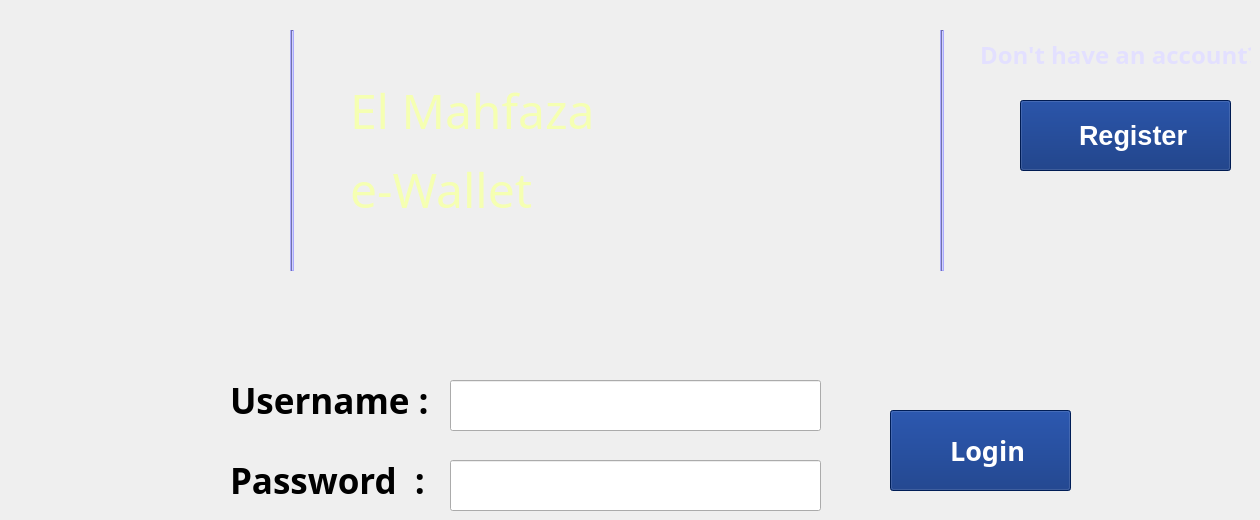
  <widget class="QWidget" name="centralWidget">
   <widget class="QPushButton" name="LoginButton">
    <property name="geometry">
     <rect>
      <x>890</x>
      <y>410</y>
      <width>181</width>
      <height>81</height>
     </rect>
    </property>
    <property name="palette">
     <palette>
      <active>
       <colorrole role="WindowText">
        <brush brushstyle="SolidPattern">
         <color alpha="255">
          <red>255</red>
          <green>255</green>
          <blue>255</blue>
         </color>
        </brush>
       </colorrole>
       <colorrole role="Button">
        <brush brushstyle="SolidPattern">
         <color alpha="255">
          <red>0</red>
          <green>40</green>
          <blue>120</blue>
         </color>
        </brush>
       </colorrole>
       <colorrole role="Light">
        <brush brushstyle="SolidPattern">
         <color alpha="255">
          <red>0</red>
          <green>60</green>
          <blue>180</blue>
         </color>
        </brush>
       </colorrole>
       <colorrole role="Midlight">
        <brush brushstyle="SolidPattern">
         <color alpha="255">
          <red>0</red>
          <green>50</green>
          <blue>150</blue>
         </color>
        </brush>
       </colorrole>
       <colorrole role="Dark">
        <brush brushstyle="SolidPattern">
         <color alpha="255">
          <red>0</red>
          <green>20</green>
          <blue>60</blue>
         </color>
        </brush>
       </colorrole>
       <colorrole role="Mid">
        <brush brushstyle="SolidPattern">
         <color alpha="255">
          <red>0</red>
          <green>27</green>
          <blue>80</blue>
         </color>
        </brush>
       </colorrole>
       <colorrole role="Text">
        <brush brushstyle="SolidPattern">
         <color alpha="255">
          <red>255</red>
          <green>255</green>
          <blue>255</blue>
         </color>
        </brush>
       </colorrole>
       <colorrole role="BrightText">
        <brush brushstyle="SolidPattern">
         <color alpha="255">
          <red>255</red>
          <green>255</green>
          <blue>255</blue>
         </color>
        </brush>
       </colorrole>
       <colorrole role="ButtonText">
        <brush brushstyle="SolidPattern">
         <color alpha="255">
          <red>255</red>
          <green>255</green>
          <blue>255</blue>
         </color>
        </brush>
       </colorrole>
       <colorrole role="Base">
        <brush brushstyle="SolidPattern">
         <color alpha="255">
          <red>0</red>
          <green>0</green>
          <blue>0</blue>
         </color>
        </brush>
       </colorrole>
       <colorrole role="Window">
        <brush brushstyle="SolidPattern">
         <color alpha="255">
          <red>0</red>
          <green>40</green>
          <blue>120</blue>
         </color>
        </brush>
       </colorrole>
       <colorrole role="Shadow">
        <brush brushstyle="SolidPattern">
         <color alpha="255">
          <red>0</red>
          <green>0</green>
          <blue>0</blue>
         </color>
        </brush>
       </colorrole>
       <colorrole role="AlternateBase">
        <brush brushstyle="SolidPattern">
         <color alpha="255">
          <red>0</red>
          <green>20</green>
          <blue>60</blue>
         </color>
        </brush>
       </colorrole>
       <colorrole role="ToolTipBase">
        <brush brushstyle="SolidPattern">
         <color alpha="255">
          <red>255</red>
          <green>255</green>
          <blue>220</blue>
         </color>
        </brush>
       </colorrole>
       <colorrole role="ToolTipText">
        <brush brushstyle="SolidPattern">
         <color alpha="255">
          <red>0</red>
          <green>0</green>
          <blue>0</blue>
         </color>
        </brush>
       </colorrole>
       <colorrole role="PlaceholderText">
        <brush brushstyle="SolidPattern">
         <color alpha="127">
          <red>255</red>
          <green>255</green>
          <blue>255</blue>
         </color>
        </brush>
       </colorrole>
       <colorrole role="Accent">
        <brush brushstyle="SolidPattern">
         <color alpha="255">
          <red>0</red>
          <green>0</green>
          <blue>0</blue>
         </color>
        </brush>
       </colorrole>
      </active>
      <inactive>
       <colorrole role="WindowText">
        <brush brushstyle="SolidPattern">
         <color alpha="255">
          <red>255</red>
          <green>255</green>
          <blue>255</blue>
         </color>
        </brush>
       </colorrole>
       <colorrole role="Button">
        <brush brushstyle="SolidPattern">
         <color alpha="255">
          <red>0</red>
          <green>40</green>
          <blue>120</blue>
         </color>
        </brush>
       </colorrole>
       <colorrole role="Light">
        <brush brushstyle="SolidPattern">
         <color alpha="255">
          <red>0</red>
          <green>60</green>
          <blue>180</blue>
         </color>
        </brush>
       </colorrole>
       <colorrole role="Midlight">
        <brush brushstyle="SolidPattern">
         <color alpha="255">
          <red>0</red>
          <green>50</green>
          <blue>150</blue>
         </color>
        </brush>
       </colorrole>
       <colorrole role="Dark">
        <brush brushstyle="SolidPattern">
         <color alpha="255">
          <red>0</red>
          <green>20</green>
          <blue>60</blue>
         </color>
        </brush>
       </colorrole>
       <colorrole role="Mid">
        <brush brushstyle="SolidPattern">
         <color alpha="255">
          <red>0</red>
          <green>27</green>
          <blue>80</blue>
         </color>
        </brush>
       </colorrole>
       <colorrole role="Text">
        <brush brushstyle="SolidPattern">
         <color alpha="255">
          <red>255</red>
          <green>255</green>
          <blue>255</blue>
         </color>
        </brush>
       </colorrole>
       <colorrole role="BrightText">
        <brush brushstyle="SolidPattern">
         <color alpha="255">
          <red>255</red>
          <green>255</green>
          <blue>255</blue>
         </color>
        </brush>
       </colorrole>
       <colorrole role="ButtonText">
        <brush brushstyle="SolidPattern">
         <color alpha="255">
          <red>255</red>
          <green>255</green>
          <blue>255</blue>
         </color>
        </brush>
       </colorrole>
       <colorrole role="Base">
        <brush brushstyle="SolidPattern">
         <color alpha="255">
          <red>0</red>
          <green>0</green>
          <blue>0</blue>
         </color>
        </brush>
       </colorrole>
       <colorrole role="Window">
        <brush brushstyle="SolidPattern">
         <color alpha="255">
          <red>0</red>
          <green>40</green>
          <blue>120</blue>
         </color>
        </brush>
       </colorrole>
       <colorrole role="Shadow">
        <brush brushstyle="SolidPattern">
         <color alpha="255">
          <red>0</red>
          <green>0</green>
          <blue>0</blue>
         </color>
        </brush>
       </colorrole>
       <colorrole role="AlternateBase">
        <brush brushstyle="SolidPattern">
         <color alpha="255">
          <red>0</red>
          <green>20</green>
          <blue>60</blue>
         </color>
        </brush>
       </colorrole>
       <colorrole role="ToolTipBase">
        <brush brushstyle="SolidPattern">
         <color alpha="255">
          <red>255</red>
          <green>255</green>
          <blue>220</blue>
         </color>
        </brush>
       </colorrole>
       <colorrole role="ToolTipText">
        <brush brushstyle="SolidPattern">
         <color alpha="255">
          <red>0</red>
          <green>0</green>
          <blue>0</blue>
         </color>
        </brush>
       </colorrole>
       <colorrole role="PlaceholderText">
        <brush brushstyle="SolidPattern">
         <color alpha="127">
          <red>255</red>
          <green>255</green>
          <blue>255</blue>
         </color>
        </brush>
       </colorrole>
       <colorrole role="Accent">
        <brush brushstyle="SolidPattern">
         <color alpha="255">
          <red>0</red>
          <green>0</green>
          <blue>0</blue>
         </color>
        </brush>
       </colorrole>
      </inactive>
      <disabled>
       <colorrole role="WindowText">
        <brush brushstyle="SolidPattern">
         <color alpha="255">
          <red>0</red>
          <green>20</green>
          <blue>60</blue>
         </color>
        </brush>
       </colorrole>
       <colorrole role="Button">
        <brush brushstyle="SolidPattern">
         <color alpha="255">
          <red>0</red>
          <green>40</green>
          <blue>120</blue>
         </color>
        </brush>
       </colorrole>
       <colorrole role="Light">
        <brush brushstyle="SolidPattern">
         <color alpha="255">
          <red>0</red>
          <green>60</green>
          <blue>180</blue>
         </color>
        </brush>
       </colorrole>
       <colorrole role="Midlight">
        <brush brushstyle="SolidPattern">
         <color alpha="255">
          <red>0</red>
          <green>50</green>
          <blue>150</blue>
         </color>
        </brush>
       </colorrole>
       <colorrole role="Dark">
        <brush brushstyle="SolidPattern">
         <color alpha="255">
          <red>0</red>
          <green>20</green>
          <blue>60</blue>
         </color>
        </brush>
       </colorrole>
       <colorrole role="Mid">
        <brush brushstyle="SolidPattern">
         <color alpha="255">
          <red>0</red>
          <green>27</green>
          <blue>80</blue>
         </color>
        </brush>
       </colorrole>
       <colorrole role="Text">
        <brush brushstyle="SolidPattern">
         <color alpha="255">
          <red>0</red>
          <green>20</green>
          <blue>60</blue>
         </color>
        </brush>
       </colorrole>
       <colorrole role="BrightText">
        <brush brushstyle="SolidPattern">
         <color alpha="255">
          <red>255</red>
          <green>255</green>
          <blue>255</blue>
         </color>
        </brush>
       </colorrole>
       <colorrole role="ButtonText">
        <brush brushstyle="SolidPattern">
         <color alpha="255">
          <red>0</red>
          <green>20</green>
          <blue>60</blue>
         </color>
        </brush>
       </colorrole>
       <colorrole role="Base">
        <brush brushstyle="SolidPattern">
         <color alpha="255">
          <red>0</red>
          <green>40</green>
          <blue>120</blue>
         </color>
        </brush>
       </colorrole>
       <colorrole role="Window">
        <brush brushstyle="SolidPattern">
         <color alpha="255">
          <red>0</red>
          <green>40</green>
          <blue>120</blue>
         </color>
        </brush>
       </colorrole>
       <colorrole role="Shadow">
        <brush brushstyle="SolidPattern">
         <color alpha="255">
          <red>0</red>
          <green>0</green>
          <blue>0</blue>
         </color>
        </brush>
       </colorrole>
       <colorrole role="AlternateBase">
        <brush brushstyle="SolidPattern">
         <color alpha="255">
          <red>0</red>
          <green>40</green>
          <blue>120</blue>
         </color>
        </brush>
       </colorrole>
       <colorrole role="ToolTipBase">
        <brush brushstyle="SolidPattern">
         <color alpha="255">
          <red>255</red>
          <green>255</green>
          <blue>220</blue>
         </color>
        </brush>
       </colorrole>
       <colorrole role="ToolTipText">
        <brush brushstyle="SolidPattern">
         <color alpha="255">
          <red>0</red>
          <green>0</green>
          <blue>0</blue>
         </color>
        </brush>
       </colorrole>
       <colorrole role="PlaceholderText">
        <brush brushstyle="SolidPattern">
         <color alpha="127">
          <red>0</red>
          <green>20</green>
          <blue>60</blue>
         </color>
        </brush>
       </colorrole>
       <colorrole role="Accent">
        <brush brushstyle="SolidPattern">
         <color alpha="255">
          <red>0</red>
          <green>28</green>
          <blue>85</blue>
         </color>
        </brush>
       </colorrole>
      </disabled>
     </palette>
    </property>
    <property name="font">
     <font>
      <family>Arial Rounded MT</family>
      <pointsize>20</pointsize>
      <bold>true</bold>
     </font>
    </property>
    <property name="cursor">
     <cursorShape>PointingHandCursor</cursorShape>
    </property>
    <property name="styleSheet">
     <string notr="true">border-color: rgb(255, 255, 255);</string>
    </property>
    <property name="text">
     <string>  Login</string>
    </property>
    <property name="icon">
     <iconset theme="QIcon::ThemeIcon::DocumentSend"/>
    </property>
    <property name="iconSize">
     <size>
      <width>26</width>
      <height>27</height>
     </size>
    </property>
   </widget>
   <widget class="QLineEdit" name="lineEdit">
    <property name="geometry">
     <rect>
      <x>450</x>
      <y>380</y>
      <width>371</width>
      <height>51</height>
     </rect>
    </property>
    <property name="font">
     <font>
      <family>Arial Rounded MT</family>
      <pointsize>18</pointsize>
      <bold>true</bold>
     </font>
    </property>
    <property name="styleSheet">
     <string notr="true">border-color: rgb(0, 0, 0);
border-width: 5;
</string>
    </property>
    <property name="inputMask">
     <string notr="true"/>
    </property>
   </widget>
   <widget class="QLabel" name="label_2">
    <property name="geometry">
     <rect>
      <x>230</x>
      <y>450</y>
      <width>211</width>
      <height>61</height>
     </rect>
    </property>
    <property name="font">
     <font>
      <family>Arial Rounded MT</family>
      <pointsize>26</pointsize>
      <bold>true</bold>
     </font>
    </property>
    <property name="frameShape">
     <enum>QFrame::Shape::NoFrame</enum>
    </property>
    <property name="text">
     <string>Password  :</string>
    </property>
   </widget>
   <widget class="QLineEdit" name="lineEdit_2">
    <property name="geometry">
     <rect>
      <x>450</x>
      <y>460</y>
      <width>371</width>
      <height>51</height>
     </rect>
    </property>
    <property name="font">
     <font>
      <family>Arial</family>
      <pointsize>18</pointsize>
      <bold>true</bold>
     </font>
    </property>
    <property name="styleSheet">
     <string notr="true">border-color: rgb(0, 0, 0);</string>
    </property>
    <property name="inputMask">
     <string notr="true"/>
    </property>
   </widget>
   <widget class="QLabel" name="label_3">
    <property name="geometry">
     <rect>
      <x>230</x>
      <y>370</y>
      <width>211</width>
      <height>61</height>
     </rect>
    </property>
    <property name="font">
     <font>
      <family>Arial Rounded MT</family>
      <pointsize>26</pointsize>
      <bold>true</bold>
     </font>
    </property>
    <property name="frameShape">
     <enum>QFrame::Shape::NoFrame</enum>
    </property>
    <property name="text">
     <string>Username :</string>
    </property>
   </widget>
   <widget class="QPushButton" name="registerButton">
    <property name="geometry">
     <rect>
      <x>1020</x>
      <y>100</y>
      <width>211</width>
      <height>71</height>
     </rect>
    </property>
    <property name="palette">
     <palette>
      <active>
       <colorrole role="WindowText">
        <brush brushstyle="SolidPattern">
         <color alpha="255">
          <red>255</red>
          <green>255</green>
          <blue>255</blue>
         </color>
        </brush>
       </colorrole>
       <colorrole role="Button">
        <brush brushstyle="SolidPattern">
         <color alpha="255">
          <red>0</red>
          <green>38</green>
          <blue>115</blue>
         </color>
        </brush>
       </colorrole>
       <colorrole role="Light">
        <brush brushstyle="SolidPattern">
         <color alpha="255">
          <red>0</red>
          <green>57</green>
          <blue>172</blue>
         </color>
        </brush>
       </colorrole>
       <colorrole role="Midlight">
        <brush brushstyle="SolidPattern">
         <color alpha="255">
          <red>0</red>
          <green>47</green>
          <blue>143</blue>
         </color>
        </brush>
       </colorrole>
       <colorrole role="Dark">
        <brush brushstyle="SolidPattern">
         <color alpha="255">
          <red>0</red>
          <green>19</green>
          <blue>57</blue>
         </color>
        </brush>
       </colorrole>
       <colorrole role="Mid">
        <brush brushstyle="SolidPattern">
         <color alpha="255">
          <red>0</red>
          <green>25</green>
          <blue>77</blue>
         </color>
        </brush>
       </colorrole>
       <colorrole role="Text">
        <brush brushstyle="SolidPattern">
         <color alpha="255">
          <red>255</red>
          <green>255</green>
          <blue>255</blue>
         </color>
        </brush>
       </colorrole>
       <colorrole role="BrightText">
        <brush brushstyle="SolidPattern">
         <color alpha="255">
          <red>255</red>
          <green>255</green>
          <blue>255</blue>
         </color>
        </brush>
       </colorrole>
       <colorrole role="ButtonText">
        <brush brushstyle="SolidPattern">
         <color alpha="255">
          <red>255</red>
          <green>255</green>
          <blue>255</blue>
         </color>
        </brush>
       </colorrole>
       <colorrole role="Base">
        <brush brushstyle="SolidPattern">
         <color alpha="255">
          <red>0</red>
          <green>0</green>
          <blue>0</blue>
         </color>
        </brush>
       </colorrole>
       <colorrole role="Window">
        <brush brushstyle="SolidPattern">
         <color alpha="255">
          <red>0</red>
          <green>38</green>
          <blue>115</blue>
         </color>
        </brush>
       </colorrole>
       <colorrole role="Shadow">
        <brush brushstyle="SolidPattern">
         <color alpha="255">
          <red>0</red>
          <green>0</green>
          <blue>0</blue>
         </color>
        </brush>
       </colorrole>
       <colorrole role="AlternateBase">
        <brush brushstyle="SolidPattern">
         <color alpha="255">
          <red>0</red>
          <green>19</green>
          <blue>57</blue>
         </color>
        </brush>
       </colorrole>
       <colorrole role="ToolTipBase">
        <brush brushstyle="SolidPattern">
         <color alpha="255">
          <red>255</red>
          <green>255</green>
          <blue>220</blue>
         </color>
        </brush>
       </colorrole>
       <colorrole role="ToolTipText">
        <brush brushstyle="SolidPattern">
         <color alpha="255">
          <red>0</red>
          <green>0</green>
          <blue>0</blue>
         </color>
        </brush>
       </colorrole>
       <colorrole role="PlaceholderText">
        <brush brushstyle="SolidPattern">
         <color alpha="127">
          <red>255</red>
          <green>255</green>
          <blue>255</blue>
         </color>
        </brush>
       </colorrole>
       <colorrole role="Accent">
        <brush brushstyle="SolidPattern">
         <color alpha="255">
          <red>0</red>
          <green>0</green>
          <blue>0</blue>
         </color>
        </brush>
       </colorrole>
      </active>
      <inactive>
       <colorrole role="WindowText">
        <brush brushstyle="SolidPattern">
         <color alpha="255">
          <red>255</red>
          <green>255</green>
          <blue>255</blue>
         </color>
        </brush>
       </colorrole>
       <colorrole role="Button">
        <brush brushstyle="SolidPattern">
         <color alpha="255">
          <red>0</red>
          <green>38</green>
          <blue>115</blue>
         </color>
        </brush>
       </colorrole>
       <colorrole role="Light">
        <brush brushstyle="SolidPattern">
         <color alpha="255">
          <red>0</red>
          <green>57</green>
          <blue>172</blue>
         </color>
        </brush>
       </colorrole>
       <colorrole role="Midlight">
        <brush brushstyle="SolidPattern">
         <color alpha="255">
          <red>0</red>
          <green>47</green>
          <blue>143</blue>
         </color>
        </brush>
       </colorrole>
       <colorrole role="Dark">
        <brush brushstyle="SolidPattern">
         <color alpha="255">
          <red>0</red>
          <green>19</green>
          <blue>57</blue>
         </color>
        </brush>
       </colorrole>
       <colorrole role="Mid">
        <brush brushstyle="SolidPattern">
         <color alpha="255">
          <red>0</red>
          <green>25</green>
          <blue>77</blue>
         </color>
        </brush>
       </colorrole>
       <colorrole role="Text">
        <brush brushstyle="SolidPattern">
         <color alpha="255">
          <red>255</red>
          <green>255</green>
          <blue>255</blue>
         </color>
        </brush>
       </colorrole>
       <colorrole role="BrightText">
        <brush brushstyle="SolidPattern">
         <color alpha="255">
          <red>255</red>
          <green>255</green>
          <blue>255</blue>
         </color>
        </brush>
       </colorrole>
       <colorrole role="ButtonText">
        <brush brushstyle="SolidPattern">
         <color alpha="255">
          <red>255</red>
          <green>255</green>
          <blue>255</blue>
         </color>
        </brush>
       </colorrole>
       <colorrole role="Base">
        <brush brushstyle="SolidPattern">
         <color alpha="255">
          <red>0</red>
          <green>0</green>
          <blue>0</blue>
         </color>
        </brush>
       </colorrole>
       <colorrole role="Window">
        <brush brushstyle="SolidPattern">
         <color alpha="255">
          <red>0</red>
          <green>38</green>
          <blue>115</blue>
         </color>
        </brush>
       </colorrole>
       <colorrole role="Shadow">
        <brush brushstyle="SolidPattern">
         <color alpha="255">
          <red>0</red>
          <green>0</green>
          <blue>0</blue>
         </color>
        </brush>
       </colorrole>
       <colorrole role="AlternateBase">
        <brush brushstyle="SolidPattern">
         <color alpha="255">
          <red>0</red>
          <green>19</green>
          <blue>57</blue>
         </color>
        </brush>
       </colorrole>
       <colorrole role="ToolTipBase">
        <brush brushstyle="SolidPattern">
         <color alpha="255">
          <red>255</red>
          <green>255</green>
          <blue>220</blue>
         </color>
        </brush>
       </colorrole>
       <colorrole role="ToolTipText">
        <brush brushstyle="SolidPattern">
         <color alpha="255">
          <red>0</red>
          <green>0</green>
          <blue>0</blue>
         </color>
        </brush>
       </colorrole>
       <colorrole role="PlaceholderText">
        <brush brushstyle="SolidPattern">
         <color alpha="127">
          <red>255</red>
          <green>255</green>
          <blue>255</blue>
         </color>
        </brush>
       </colorrole>
       <colorrole role="Accent">
        <brush brushstyle="SolidPattern">
         <color alpha="255">
          <red>0</red>
          <green>0</green>
          <blue>0</blue>
         </color>
        </brush>
       </colorrole>
      </inactive>
      <disabled>
       <colorrole role="WindowText">
        <brush brushstyle="SolidPattern">
         <color alpha="255">
          <red>0</red>
          <green>19</green>
          <blue>57</blue>
         </color>
        </brush>
       </colorrole>
       <colorrole role="Button">
        <brush brushstyle="SolidPattern">
         <color alpha="255">
          <red>0</red>
          <green>38</green>
          <blue>115</blue>
         </color>
        </brush>
       </colorrole>
       <colorrole role="Light">
        <brush brushstyle="SolidPattern">
         <color alpha="255">
          <red>0</red>
          <green>57</green>
          <blue>172</blue>
         </color>
        </brush>
       </colorrole>
       <colorrole role="Midlight">
        <brush brushstyle="SolidPattern">
         <color alpha="255">
          <red>0</red>
          <green>47</green>
          <blue>143</blue>
         </color>
        </brush>
       </colorrole>
       <colorrole role="Dark">
        <brush brushstyle="SolidPattern">
         <color alpha="255">
          <red>0</red>
          <green>19</green>
          <blue>57</blue>
         </color>
        </brush>
       </colorrole>
       <colorrole role="Mid">
        <brush brushstyle="SolidPattern">
         <color alpha="255">
          <red>0</red>
          <green>25</green>
          <blue>77</blue>
         </color>
        </brush>
       </colorrole>
       <colorrole role="Text">
        <brush brushstyle="SolidPattern">
         <color alpha="255">
          <red>0</red>
          <green>19</green>
          <blue>57</blue>
         </color>
        </brush>
       </colorrole>
       <colorrole role="BrightText">
        <brush brushstyle="SolidPattern">
         <color alpha="255">
          <red>255</red>
          <green>255</green>
          <blue>255</blue>
         </color>
        </brush>
       </colorrole>
       <colorrole role="ButtonText">
        <brush brushstyle="SolidPattern">
         <color alpha="255">
          <red>0</red>
          <green>19</green>
          <blue>57</blue>
         </color>
        </brush>
       </colorrole>
       <colorrole role="Base">
        <brush brushstyle="SolidPattern">
         <color alpha="255">
          <red>0</red>
          <green>38</green>
          <blue>115</blue>
         </color>
        </brush>
       </colorrole>
       <colorrole role="Window">
        <brush brushstyle="SolidPattern">
         <color alpha="255">
          <red>0</red>
          <green>38</green>
          <blue>115</blue>
         </color>
        </brush>
       </colorrole>
       <colorrole role="Shadow">
        <brush brushstyle="SolidPattern">
         <color alpha="255">
          <red>0</red>
          <green>0</green>
          <blue>0</blue>
         </color>
        </brush>
       </colorrole>
       <colorrole role="AlternateBase">
        <brush brushstyle="SolidPattern">
         <color alpha="255">
          <red>0</red>
          <green>38</green>
          <blue>115</blue>
         </color>
        </brush>
       </colorrole>
       <colorrole role="ToolTipBase">
        <brush brushstyle="SolidPattern">
         <color alpha="255">
          <red>255</red>
          <green>255</green>
          <blue>220</blue>
         </color>
        </brush>
       </colorrole>
       <colorrole role="ToolTipText">
        <brush brushstyle="SolidPattern">
         <color alpha="255">
          <red>0</red>
          <green>0</green>
          <blue>0</blue>
         </color>
        </brush>
       </colorrole>
       <colorrole role="PlaceholderText">
        <brush brushstyle="SolidPattern">
         <color alpha="127">
          <red>0</red>
          <green>19</green>
          <blue>57</blue>
         </color>
        </brush>
       </colorrole>
       <colorrole role="Accent">
        <brush brushstyle="SolidPattern">
         <color alpha="255">
          <red>0</red>
          <green>27</green>
          <blue>81</blue>
         </color>
        </brush>
       </colorrole>
      </disabled>
     </palette>
    </property>
    <property name="font">
     <font>
      <family>Arial</family>
      <pointsize>20</pointsize>
      <italic>false</italic>
      <bold>true</bold>
      <underline>false</underline>
     </font>
    </property>
    <property name="cursor">
     <cursorShape>PointingHandCursor</cursorShape>
    </property>
    <property name="text">
     <string>  Register</string>
    </property>
    <property name="icon">
     <iconset theme="QIcon::ThemeIcon::ContactNew"/>
    </property>
    <property name="iconSize">
     <size>
      <width>26</width>
      <height>27</height>
     </size>
    </property>
   </widget>
   <widget class="QLabel" name="label_4">
    <property name="geometry">
     <rect>
      <x>980</x>
      <y>20</y>
      <width>271</width>
      <height>71</height>
     </rect>
    </property>
    <property name="font">
     <font>
      <family>Arial Rounded MT</family>
      <pointsize>26</pointsize>
      <bold>true</bold>
     </font>
    </property>
    <property name="styleSheet">
     <string notr="true">color:rgb(227, 224, 255);</string>
    </property>
    <property name="frameShape">
     <enum>QFrame::Shape::NoFrame</enum>
    </property>
    <property name="text">
     <string>&lt;html&gt;&lt;head/&gt;&lt;body&gt;&lt;p&gt;&lt;span style=&quot; font-size:18pt;&quot;&gt;Don't have an account?&lt;/span&gt;&lt;/p&gt;&lt;/body&gt;&lt;/html&gt;</string>
    </property>
   </widget>
   <widget class="QLabel" name="label">
    <property name="geometry">
     <rect>
      <x>630</x>
      <y>50</y>
      <width>251</width>
      <height>211</height>
     </rect>
    </property>
    <property name="text">
     <string/>
    </property>
    <property name="pixmap">
     <pixmap>../../../../Downloads/digital-wallet.png</pixmap>
    </property>
    <property name="scaledContents">
     <bool>true</bool>
    </property>
   </widget>
   <widget class="Line" name="line">
    <property name="geometry">
     <rect>
      <x>940</x>
      <y>30</y>
      <width>4</width>
      <height>241</height>
     </rect>
    </property>
    <property name="styleSheet">
     <string notr="true">color: rgb(170, 170, 255);
background-color: rgb(170, 170, 255);</string>
    </property>
    <property name="orientation">
     <enum>Qt::Orientation::Vertical</enum>
    </property>
   </widget>
   <widget class="Line" name="line_2">
    <property name="geometry">
     <rect>
      <x>290</x>
      <y>30</y>
      <width>4</width>
      <height>241</height>
     </rect>
    </property>
    <property name="styleSheet">
     <string notr="true">color: rgb(170, 170, 255);
background-color: rgb(170, 170, 255);</string>
    </property>
    <property name="orientation">
     <enum>Qt::Orientation::Vertical</enum>
    </property>
   </widget>
   <widget class="QLabel" name="label_5">
    <property name="geometry">
     <rect>
      <x>350</x>
      <y>60</y>
      <width>271</width>
      <height>181</height>
     </rect>
    </property>
    <property name="font">
     <font>
      <family>Cooper</family>
      <pointsize>36</pointsize>
      <italic>false</italic>
      <fontweight>Black</fontweight>
     </font>
    </property>
    <property name="styleSheet">
     <string notr="true">
color: rgb(245, 255, 178);
font: 900 36pt &quot;Cooper&quot;;</string>
    </property>
    <property name="frameShape">
     <enum>QFrame::Shape::NoFrame</enum>
    </property>
    <property name="text">
     <string>&lt;html&gt;&lt;head/&gt;&lt;body&gt;&lt;p&gt;&lt;span style=&quot; font-size:36pt;&quot;&gt;El Mahfaza &lt;/span&gt;&lt;/p&gt;&lt;p&gt;&lt;span style=&quot; font-size:36pt;&quot;&gt;e-Wallet&lt;/span&gt;&lt;/p&gt;&lt;/body&gt;&lt;/html&gt;</string>
    </property>
   </widget>
  </widget>
